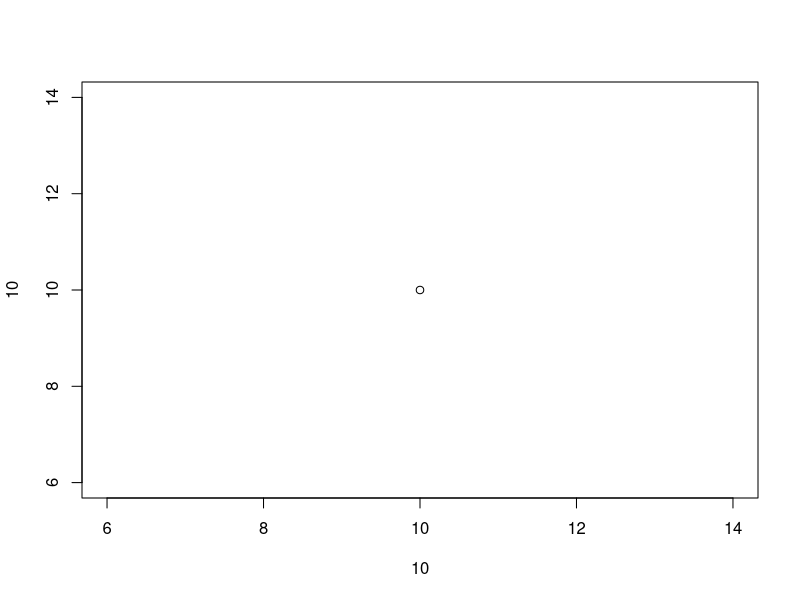
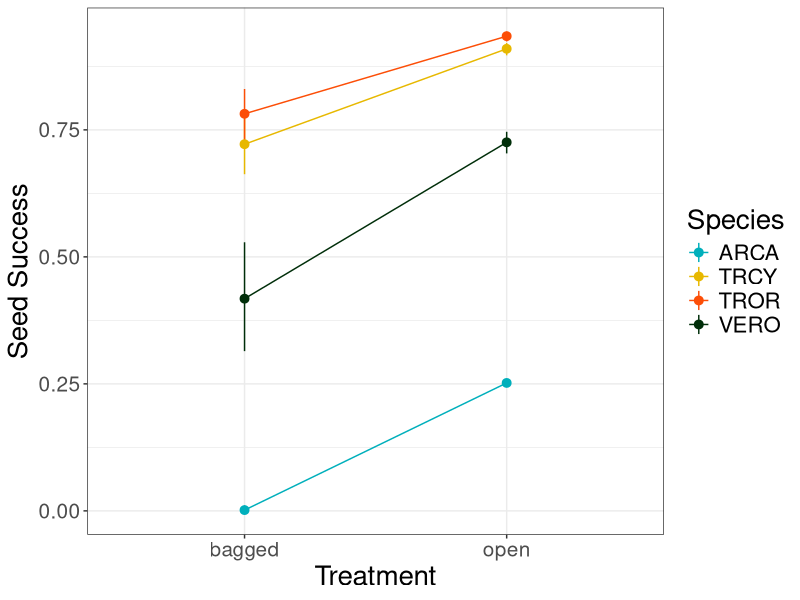

Write the R code that produced these figures, in order.
# Created in July 2021
# added to github October 2021
# analysis to look at if bagging plants affects their success rate in four focal plants in perenjori 

# libraries
require(lme4)
require(emmeans)
require(ggplot2)

# working directory
setwd('/Users/aubrie/Dropbox/UQ/WA.data/PFD2020/DataCode/')

# data 
dat<-read.csv('Bagged_Plants2020.csv', header=T)

# complete cases
df<-dat[which(complete.cases(dat)==T),]

# add failures in 
df$fails<-(df$attempts)-(df$successes)

# two column integer matrix with successes then fails 
# for more info do: ?binomial
try<-cbind(df$successes, df$fails)

# model
attach(df)
mod<-glm(try~species*treatment, family='binomial')

# get data 
estimates<-emmip(mod, species~treatment, CI=T, type='response', plotit=F)

# plot 
plot(10,10)
labels<-c(arca="ARCA", vero="VERO", tror="TROR", trcy="TRCY")
ggplot(estimates, aes(x=xvar, y=yvar, group=species,col=species))+geom_line()+geom_pointrange(aes(ymin=LCL, ymax=UCL))+theme_bw()+theme(text=element_text(size=20), axis.text.x=element_text(size=15), axis.text.y=element_text(size=15))+labs(col='Species')+scale_color_manual(labels=labels, values=c("#00AFBB", "#E7B800", "#FC4E07", '#002E09'))+xlab('Treatment')+ylab('Seed Success')

# get pairs comparison on the species two different bagging treatments
mod.emm<-emmeans(mod, ~treatment|species)
tab<-pairs(mod.emm)

# can also compare species success 
mod.emm2<-emmeans(mod, ~species|treatment)
tab2<-pairs(mod.emm2)

# prob of setting seeds
emmeans(mod, ~species|treatment, type="response")
